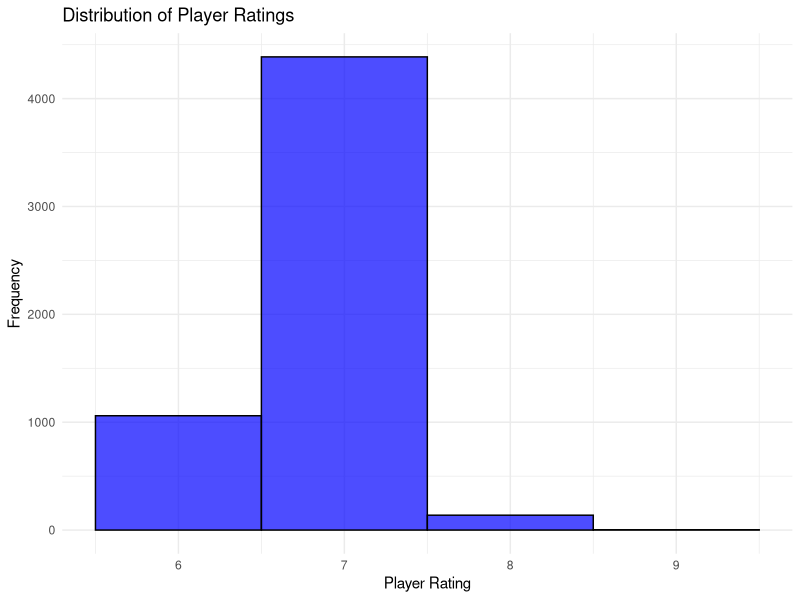
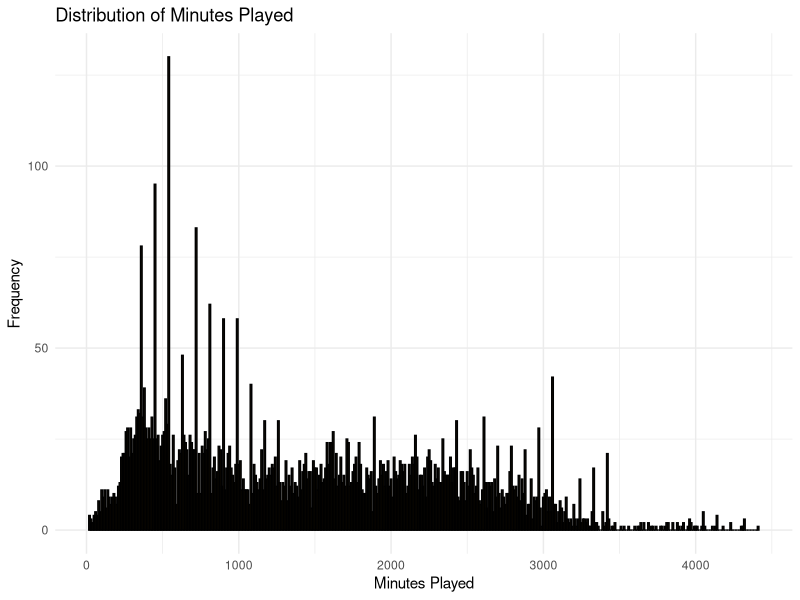

Here is the R script that generated these plots, in order:
# Load necessary libraries
library(tidyverse)
library(corrplot)

# Load the dataset
players_data <- read.csv("Players_Score.csv")

# Check the original dataset
cat("=== ORIGINAL DATASET ===\n")
cat("Total rows:", nrow(players_data), "\n")
cat("Total columns:", ncol(players_data), "\n")
cat("Column names:", paste(names(players_data), collapse=", "), "\n\n")

# Check for duplicates
duplicates_count <- sum(duplicated(players_data))
cat("=== DUPLICATE ANALYSIS ===\n")
cat("Number of duplicate rows:", duplicates_count, "\n")
cat("Percentage of duplicates:", round(duplicates_count/nrow(players_data)*100, 2), "%\n\n")

# Remove duplicates
players_clean <- players_data %>%
  distinct()

# Check the cleaned dataset
cat("=== CLEANED DATASET ===\n")
cat("Rows after cleaning:", nrow(players_clean), "\n")
cat("Rows removed:", nrow(players_data) - nrow(players_clean), "\n\n")

# Correlation analysis
# Select numeric columns
numeric_data <- players_clean %>% select_if(is.numeric)

# Compute correlations
cor_pearson <- cor(numeric_data, method = "pearson")
cor_spearman <- cor(numeric_data, method = "spearman")
cor_kendall <- cor(numeric_data, method = "kendall")

# Output correlation matrices
cat("=== Pearson Correlation ===\n")
print(cor_pearson)

cat("\n=== Spearman Correlation ===\n")
print(cor_spearman)

cat("\n=== Kendall Correlation ===\n")
print(cor_kendall)

# Correlation tests
cat("\n=== Pearson Test ===\n")
print(cor.test(players_clean$Rating, players_clean$Mins, method = "pearson"))

cat("\n=== Spearman Test ===\n")
print(cor.test(players_clean$Rating, players_clean$Mins, method = "spearman"))

cat("\n=== Kendall Test ===\n")
print(cor.test(players_clean$Rating, players_clean$Mins, method = "kendall"))

# Visualization: Histograms
# Histogram for Rating
ggplot(players_clean, aes(x = Rating)) +
  geom_histogram(binwidth = 1, fill = "blue", color = "black", alpha = 0.7) +
  labs(title = "Distribution of Player Ratings",
       x = "Player Rating",
       y = "Frequency") +
  theme_minimal()

# Histogram for Mins
ggplot(players_clean, aes(x = Mins)) +
  geom_histogram(binwidth = 10, fill = "orange", color = "black", alpha = 0.7) +
  labs(title = "Distribution of Minutes Played",
       x = "Minutes Played",
       y = "Frequency") +
  theme_minimal()